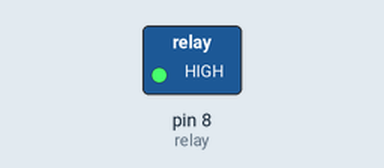
The sketch below on a simulated Arduino Uno, built with avr-gcc and run on an emulated ATmega328P. On the bench: switched loads named in the sketch (green lamp = pin HIGH). What the sketch prints to the serial monitor is not drawn.

Above: at 2.5 s.
At 6.0 s:
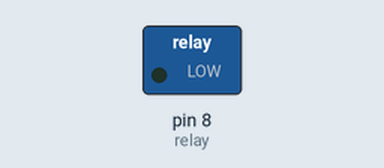
Timing chart, 0 to 9.1 s (numbered marks = the images above):
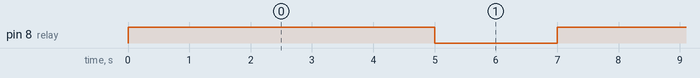

The sketch:

water_pump.ino
```cpp
int relay = 8;
void setup() {
Serial.begin(9600);
 pinMode(relay, OUTPUT);
}

void loop() {

digitalWrite(relay, HIGH);
delay(5000);
digitalWrite(relay, LOW);
delay(2000);
Serial.println(relay);
}
```

Measured:
- by itself, pin 8 (relay): alternates HIGH for 5.0 s and LOW for 2.0 s
